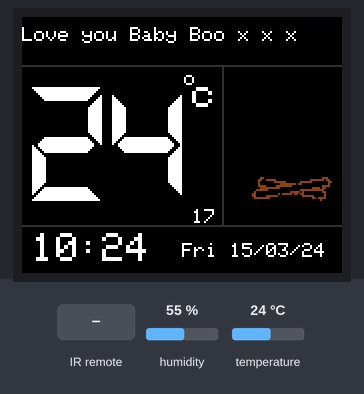
The sketch below on a simulated Arduino Uno, built with avr-gcc and run on an emulated ATmega328P. Parts: 160×128 colour display. The test bench sets the inputs (shaded band); at power-on: temperature 24 °C, humidity 55 %. The local clock reads 2024-03-15 10:24:30 at power-on unless the sketch sets it; the modem accepts every AT command (registered, SIM ready, sends succeed) and sends nothing else; what the sketch prints to the serial monitor is not drawn.

Above: at 7.2 s.
7.3 s: temperature set to 12 °C
At 9.2 s:
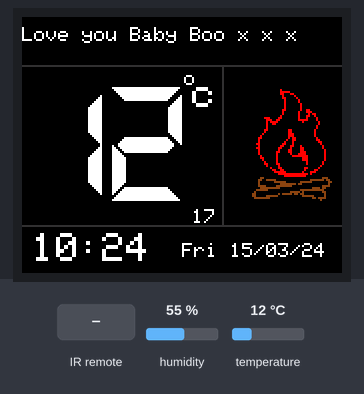
9.6 s: infrared code 0xA13 received
11.1 s: temperature set to 19 °C
At 13.0 s:
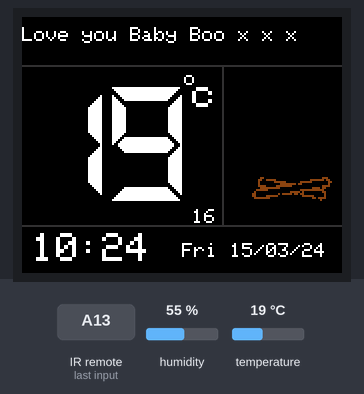
13.7 s: temperature set to 28 °C
At 14.9 s:
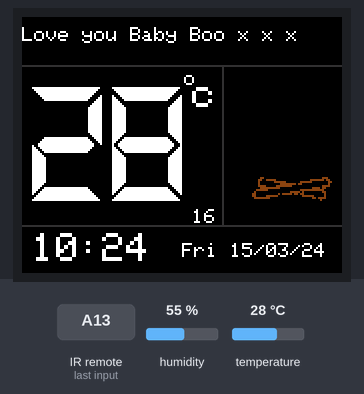
Timing chart, 0 to 16.7 s (numbered marks = the images above; inputs shaded):
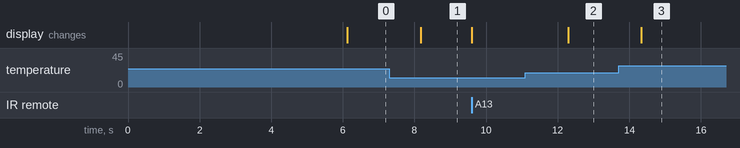

Measured:
- after the input at 7.3 s, the display: changes after 0.87 s (image 1)
- after the input at 11.1 s, the display: changes after 1.2 s (image 2)
- after the input at 13.7 s, the display: changes after 0.63 s (image 3)

The sketch:

Caravan_Thermostat_TX.ino
```cpp
// (licence header left out)
// Setup the includes
#include <SPI.h>
#include <TFT.h>  // Arduino LCD library
#include <dht.h> // DHT11 Library
#include <TimeLib.h>
#include <DS1307RTC.h> // RTC Library
#include <IRremote.h> // IR Library
#include <SoftwareSerial.h>

// Define the pins.

// LCD
#define cs   10
#define dc   9
#define rst  8

// DHT11
#define DHT11PIN 4

// BLE
#define BLERXPIN 2
#define BLETXPIN 3

// IR Receiver
#define IRPIN 5

// Create instances
TFT TFTscreen = TFT(cs, dc, rst);
dht DHT;
IRrecv irrecv(IRPIN);
decode_results results;
SoftwareSerial BTserial(BLERXPIN, BLETXPIN); // RX, TX

// Define Global Variables

char PreviousTemperature[4];
char PreviousHumidity[4];
char CurrentTemperature[4];
char CurrentHumidity[4];
bool HeatingOn = false;
int ReqTemp = 17; // Failsafe incase of powerloss.
int TempStartPointX = 5; //44 Center
int TempStartPointY = 35;
int TimeStartPointX = 5;
int TimeStartPointY = TFTscreen.height() - 20;
int ReqTempStartPointX = TFTscreen.width() - 75;
int ReqTempStartPointY = TFTscreen.height() - 32;
int PreviousHour = 0;
int PreviousMinute = 0;
int BTCheckLoop = 0;
String PreviousDate = "";
uint32_t IRCheckTime = 0;
uint32_t BTCheckTime = 0;

char *MessageOfTheDay[] =
{
  "Love you Baby Boo x x x",

};
char *FamilyName[] =
{
  "Jon",
  "Lisa",
  "Zak",
  "Max",
  "Ty",
};
char *SeasonGreetings[] =
{
  "Merry Christmas",
  "Happy New Year",
  "Happy Birthday",
};


// Define custom include files.
#include "DefineColors.h"
#include "DisplayDigits.h"
#include "CampFireGFX.h"

void setup() {
  Serial.begin(9600);
  setSyncProvider(RTC.get);
  SetupDisplayLayout();
  irrecv.enableIRIn();
  Serial.println("Enter AT commands:");
  BTserial.begin(9600);
  //at("AT+NAMECaravanTX");
  //at("AT+ROLE1");
  //at("AT+RESET");
  delay(1000); // wait a bit, NECESSARY!!
  at("AT+INQ");
  // Master Address 00:15:83:00:84:F7
  // Slave Address 00:15:83:00:83:EE
  //at("Hello World!!");
}

void loop() {
  // Read the Temperature
  ReadTemperature();
  ReadTime();
  CheckIR(); // This has the delay of 2000ms
  //CheckBT(); // This has a delay of 2000ms

}

void CheckBT()
{
  BTCheckLoop++;
  if (BTCheckLoop == 5)
  {
    Serial.println("Trying To Pair");
    at("AT+CONN1");
    Serial.println("Paired");
  }
  BTCheckTime = millis() + 2000;
  while (BTCheckTime > millis())
  {
    if (BTserial.available())
    {
      Serial.write(BTserial.read());
    }

    // Keep reading from Arduino Serial Monitor and send to HC-06
    if (Serial.available())
    {
      BTserial.write(Serial.read());
    }
  }
}
void CheckIR()
{
  IRCheckTime = millis() + 2000;
  while (IRCheckTime > millis())
  {
    if (irrecv.decode(&results)) {
      TFTscreen.setTextSize(1);
      TFTscreen.stroke(Black);
      String TempRequested = "";
      TempRequested += ReqTemp;
      TFTscreen.text(TempRequested.c_str(), ReqTempStartPointX, ReqTempStartPointY);
      Serial.println(results.value, HEX);
      Serial.println(results.value);
      if (results.value == 2579) //Down
      {
        ReqTemp--;
      }
      if (results.value == 530) //Up
      {
        ReqTemp++;
      }
      irrecv.resume(); // Receive the next value
      memset(PreviousTemperature, 0, sizeof(PreviousTemperature));
      memset(PreviousHumidity, 0, sizeof(PreviousHumidity));
      TempRequested = "";
      TempRequested += ReqTemp;
      TFTscreen.stroke(White);
      TFTscreen.text(TempRequested.c_str(), ReqTempStartPointX, ReqTempStartPointY);
    }
  }
}

// Define Functions.
void SetupDisplayLayout() {
  TFTscreen.begin();
  TFTscreen.background(0, 0, 0);
  TFTscreen.stroke(White);
  TFTscreen.setTextSize(1);
  TFTscreen.text("o", TempStartPointX + 76, TempStartPointY - 8);
  String TempRequested = "";
  TempRequested += ReqTemp;
  TFTscreen.text(TempRequested.c_str(), ReqTempStartPointX, ReqTempStartPointY);

  TFTscreen.setTextSize(2);
  TFTscreen.text("c", TempStartPointX + 80, TempStartPointY - 4);
  TFTscreen.text(":", TimeStartPointX + 23, TimeStartPointY);

  TFTscreen.drawLine(0, TFTscreen.height() - 24, TFTscreen.width(), TFTscreen.height() - 24, OffBlack);
  TFTscreen.drawLine(0, 24, TFTscreen.width(), 24, OffBlack);
  TFTscreen.drawLine(TFTscreen.width() - 60, 24, TFTscreen.width() - 60, TFTscreen.height() - 24, OffBlack);
  DrawFire(HeatingOn);
  delay(5000); // wait a bit, NECESSARY!!
}

void ReadTemperature()
{
  int chk = DHT.read11(DHT11PIN);
  switch (chk)
  {
    case DHTLIB_OK:
      double sensorVal = double(DHT.temperature);
      dtostrf(sensorVal, 2, 0, CurrentTemperature);
      if (memcmp(CurrentTemperature, PreviousTemperature, 4) != 0)
      {
        UpdateTemperature();
        // Do we need to turn the heating on?
        if (sensorVal < ReqTemp - 1)  {
          HeatingOn = true;
              at("*HEAT*");
        }
        if (sensorVal >= ReqTemp) {
          HeatingOn = false;
              at("*COOL*");
        }
        DrawFire(HeatingOn);
      }
      sensorVal = double(DHT.humidity);
      dtostrf(sensorVal, 2, 0, CurrentHumidity);
  }
}

void ReadTime()
{
  String TimeToDisplay = "";
  if (PreviousHour != hour())
  {
    TimeToDisplay = "";
    TFTscreen.setTextSize(2);
    TFTscreen.stroke(Black);
    TimeToDisplay += Time2Digit(PreviousHour);
    TFTscreen.text(TimeToDisplay.c_str(), TimeStartPointX, TimeStartPointY);

    TimeToDisplay = "";
    TimeToDisplay += Time2Digit(hour());
    TFTscreen.stroke(White);
    TFTscreen.text(TimeToDisplay.c_str(), TimeStartPointX, TimeStartPointY);

    PreviousHour = hour();
  }
  if (PreviousMinute != minute())
  {
    TimeToDisplay = "";
    TFTscreen.setTextSize(2);
    TFTscreen.stroke(Black);
    TimeToDisplay += Time2Digit(PreviousMinute);
    TFTscreen.text(TimeToDisplay.c_str(), TimeStartPointX + 35, TimeStartPointY);

    TimeToDisplay = "";
    TimeToDisplay += Time2Digit(minute());
    TFTscreen.stroke(White);
    TFTscreen.text(TimeToDisplay.c_str(), TimeStartPointX + 35, TimeStartPointY);

    PreviousMinute = minute();
  }
  if (PreviousDate != CurrentDate())
  {
    TFTscreen.fillRect(TimeStartPointX + 75,  TimeStartPointY + 5, TFTscreen.width(), 23, Black);
    TFTscreen.setTextSize(1);
    TFTscreen.text(CurrentDate().c_str(), TimeStartPointX + 75, TimeStartPointY + 5);
    PreviousDate = CurrentDate();
    // Update Message Of The Day
    UpdateMOTD();
  }
}

void UpdateMOTD()
{
  // We could check for birthdays in here:)
  TFTscreen.setTextSize(1);
  // Need to clear the box out first.
  TFTscreen.fillRect(0, 0, TFTscreen.width(), 23, Black);
  if (day() == 25 && month() == 12)
  {
    TFTscreen.text(SeasonGreetings[0], 0, 5);
  }
  else if (day() == 1 && month() == 1)
  {
    TFTscreen.text(SeasonGreetings[1], 0, 5);
  }
  else if (day() == 17 && month() == 10)
  {
    TFTscreen.text(SeasonGreetings[2], 0, 5);
    TFTscreen.text(FamilyName[0], 90, 5);
  }
  else
  {
    TFTscreen.text(MessageOfTheDay[0], 0, 5);
  }
}
String CurrentDate()
{
  String DateToDisplay = "";
  DateToDisplay += dayShortStr(weekday());
  DateToDisplay += " ";
  DateToDisplay += Time2Digit(day());
  DateToDisplay += "/";
  DateToDisplay += Time2Digit(month());
  DateToDisplay += "/";
  DateToDisplay += Time2Digit(year() - 2000);
  return DateToDisplay;
}
void DrawFire(bool Flame)
{
  //Do we need flame?
  if (Flame)
  {
    TFTscreen.drawBitmap(TFTscreen.width() - 45, 36, CampFireFlames, 40, 44, Red);
  }
  else
  {
    TFTscreen.drawBitmap(TFTscreen.width() - 45, 36, CampFireFlames, 40, 44, Black);
  }
  TFTscreen.drawBitmap(TFTscreen.width() - 45, 80, CampFireLogs, 40, 12, Brown);
}

String Time2Digit(int Number)
{
  String StringToReturn = "";
  if (Number >= 0 && Number < 10) {
    StringToReturn += "0";
  }
  StringToReturn += Number;
  return StringToReturn;
}

void UpdateTemperature()
{
  DisplayDigit(CurrentTemperature[0], 0);
  DisplayDigit(CurrentTemperature[1], 40);
  memcpy(PreviousTemperature, CurrentTemperature, 2);
}

void at(char* cmd) {
  BTserial.write(cmd);
  BTserial.write("\r\n");
  Serial.print(cmd);
  //while (!BTserial.find("OK") || !BTserial.find("Connected")) Serial.print(".");

  Serial.println(" .. OK");
}
```

CampFireGFX.h
```cpp
const unsigned char PROGMEM CampFireFlames[] =
{
  B00000000, B00000010, B00000000, B00000000, B00000000, //               #
  B00000000, B00000011, B11100000, B00000000, B00000000, //               #####
  B00000000, B00000011, B00011000, B00000000, B00000000, //               ##   ##
  B00000000, B00000001, B00000100, B00000000, B00000000, //                #     #
  B00000000, B00000001, B10000010, B00000000, B00000000, //                ##     #
  B00000000, B00000000, B10000001, B00000000, B00000000, //                 #      #
  B00000000, B00000000, B10000001, B00000000, B00000000, //                 #      #
  B00000000, B00000000, B10000000, B10000000, B00000000, //                 #       #
  B00000000, B00000000, B10000000, B10000000, B00000000, //                 #       #
  B00000000, B00000000, B10000000, B10000000, B00000000, //                 #       #
  B00000000, B00000001, B10000000, B10011000, B00000000, //                ##       #  ##
  B00000000, B00000001, B00000001, B00011100, B00000000, //                #       #   ###
  B00000000, B00000001, B00000001, B00001011, B00000000, //                #       #    # ##
  B00000000, B00000010, B00000001, B00011001, B00000000, //               #        #   ##  #
  B00000011, B10000110, B00000001, B00010000, B10000000, //       ###    ##        #   #    #
  B00000001, B11001100, B00000001, B11110000, B10000000, //        ###  ##         #####    #
  B00000001, B01111000, B00000000, B01000000, B01000000, //        # ####            #       #
  B00000001, B00110000, B00000000, B00000000, B01000000, //        #  ##                     #
  B00000001, B00000000, B00000000, B00000000, B10000000, //        #                        #
  B00000001, B00000000, B00000000, B00000000, B10000000, //        #                        #
  B00000011, B00000000, B00110000, B00000001, B00000000, //       ##          ##           #
  B00000010, B00000000, B00110000, B00000001, B00000000, //       #           ##           #
  B00000100, B00000000, B00111000, B00000001, B00000000, //      #            ###          #
  B00001000, B00000000, B00111000, B00000001, B00000000, //     #             ###          #
  B00011000, B00000000, B00101100, B00000000, B10000000, //    ##             # ##          #
  B00010000, B00000000, B01001100, B00000000, B11000000, //    #             #  ##          ##
  B00010000, B00000000, B10001000, B00000000, B01100000, //    #            #   #            ##
  B00110000, B00000001, B10001000, B00000000, B00100000, //   ##           ##   #             #
  B00010000, B00000011, B00011000, B10000000, B00010000, //    #          ##   ##   #          #
  B00110000, B00000110, B00010000, B11000000, B00010000, //   ##         ##    #    ##         #
  B00010000, B00000100, B00110000, B11000000, B00001000, //    #         #    ##    ##          #
  B00010000, B00001100, B00110000, B11100000, B00001000, //    #        ##    ##    ###         #
  B00010000, B00001000, B00010001, B11100000, B00001000, //    #        #      #   ####         #
  B00001000, B00001000, B00001111, B11110000, B00001000, //     #       #       ########        #
  B00001100, B00001000, B00000000, B01110000, B00001000, //     ##      #            ###        #
  B00000100, B00001000, B00000000, B01110000, B00001000, //      #      #            ###        #
  B00000010, B00001000, B00000000, B00010000, B00010000, //       #     #              #       #
  B00000011, B00001100, B00000000, B00010000, B00010000, //       ##    ##             #       #
  B00000001, B00000100, B00000000, B00000000, B00100000, //        #     #                    #
  B00000000, B01000110, B00000000, B00110000, B01000000, //          #   ##           ##     #
  B00000000, B00110011, B00000000, B00100001, B10000000, //           ##  ##          #    ##
  B00000000, B00011111, B10000000, B01000111, B00000000, //            ######        #   ###
  B00000000, B00000111, B11111111, B11110100, B00000000, //              ############### #
  B00000000, B00000000, B11111111, B11100000, B00000000, //                 ###########
};
const unsigned char PROGMEM CampFireLogs[] =
{
  B00001100, B00000000, B00000000, B00000000, B00011100, //     ##                             ###
  B00011001, B11110000, B00000000, B00000111, B11110110, //    ##  #####                 ####### ##
  B00010000, B00011111, B10000000, B11111100, B00000011, //    #       ######       ######        ##
  B00010000, B00000011, B11111101, B10000000, B00000010, //    #          ######## ##             #
  B00011110, B00001111, B11110000, B00000000, B00011110, //    ####     ########               ####
  B00001111, B11111100, B00000000, B00000011, B11011000, //     ##########                #### ##
  B00111111, B00000000, B00000000, B11111111, B11110000, //   ######                ############
  B01000000, B00000000, B00011111, B01000000, B00011000, //  #                 ##### #         ##
  B11000000, B00000101, B11110110, B11000000, B00001000, // ##           # ##### ## ##          #
  B11000001, B11111000, B00000000, B01111110, B00001000, // ##     ######            ######     #
  B01111111, B10000000, B00000000, B00000011, B01111000, //  ########                     ## ####
  B00000000, B00000000, B00000000, B00000000, B00100000, //                                   #
};
```

DefineColors.h
```cpp
// Color definitions
#define Black           0x0000      /*   0,   0,   0 */
#define Navy            0x000F      /*   0,   0, 128 */
#define DarkGreen       0x03E0      /*   0, 128,   0 */
#define DarkCyan        0x03EF      /*   0, 128, 128 */
#define Maroon          0x7800      /* 128,   0,   0 */
#define Purple          0x780F      /* 128,   0, 128 */
#define Olive           0x7BE0      /* 128, 128,   0 */
#define LightGrey       0xC618      /* 192, 192, 192 */
#define DarkGrey        0x7BEF      /* 128, 128, 128 */
#define Blue            0x001F      /*   0,   0, 255 */
#define Green           0x07E0      /*   0, 255,   0 */
#define Cyan            0x07FF      /*   0, 255, 255 */
#define Red             0xF800      /* 255,   0,   0 */
#define Magenta         0xF81F      /* 255,   0, 255 */
#define Yellow          0xFFE0      /* 255, 255,   0 */
#define White           0xFFFF      /* 255, 255, 255 */
#define Orange          0xFD20      /* 255, 165,   0 */
#define GreenYellow     0xAFE5      /* 173, 255,  47 */
#define Pink            0xF81F
#define Brown           0x8A22
#define OffBlack        0x3186
```

DisplayDigits.h
```cpp
void DisplayTop(int Pos, uint16_t Color)
{
  for (uint8_t  i = 0; i <= 6; i++) {
    TFTscreen.drawLine(TempStartPointX + Pos + i, TempStartPointY + i, TempStartPointX + Pos + 33 - i, TempStartPointY + i, Color);
  }
}

void DisplayTopLeft(int Pos, uint16_t Color)
{
  for (int i = 0; i <= 6; i++) {
    TFTscreen.drawLine(TempStartPointX + Pos + i, TempStartPointY + 4 + i, TempStartPointX + Pos + i, TempStartPointY + 28 - i, Color);
  }
}

void DisplayTopRight(int Pos, uint16_t Color)
{
  for (int i = 6; i >= 0; i--) {
    TFTscreen.drawLine(TempStartPointX + Pos + 34 - i, TempStartPointY + 4 + i, TempStartPointX + Pos + 34 - i, TempStartPointY + 28 - i, Color);
  }
}
void DisplayCenter(int Pos, uint16_t Color)
{
  for (int i = 0; i <= 3; i++) {
    TFTscreen.drawLine(TempStartPointX + Pos + 3 + i, TempStartPointY + 29 + i, TempStartPointX + Pos + 30 - i, TempStartPointY + 29 + i, Color);
  }
  for (int i = 3; i >= 0; i--) {
    TFTscreen.drawLine(TempStartPointX + Pos + 3 + i, TempStartPointY + 28 - i, TempStartPointX + Pos + 30 - i, TempStartPointY + 28 - i, Color);
  }

}
void DisplayBottom(int Pos, uint16_t Color)
{
  for (int i = 6; i >= 0; i--) {
    TFTscreen.drawLine(TempStartPointX + Pos + i, TempStartPointY + 56 - i, TempStartPointX + Pos + 33 - i, TempStartPointY + 56 - i, Color);
  }
}
void DisplayBottomLeft(int Pos, uint16_t Color)
{
  for (int i = 0; i <= 6; i++) {
    TFTscreen.drawLine(TempStartPointX + Pos + i, TempStartPointY + 29 + i, TempStartPointX + Pos + i, TempStartPointY + 53 - i, Color);
  }
}

void DisplayBottomRight(int Pos, uint16_t Color)
{
  for (int i = 6; i >= 0; i--) {
    TFTscreen.drawLine(TempStartPointX + Pos + 34 - i, TempStartPointY + 29 + i, TempStartPointX + Pos + 34 - i, TempStartPointY + 53 - i, Color);
  }
}

void Display8(int Pos)
{
  DisplayTop(Pos, White);
  DisplayTopLeft(Pos, White);
  DisplayTopRight(Pos, White);
  DisplayCenter(Pos, White);
  DisplayBottom(Pos, White);
  DisplayBottomLeft(Pos, White);
  DisplayBottomRight(Pos, White);
}

void Display1(int Pos)
{
  Display8(Pos);
  DisplayTop(Pos, Black);
  DisplayTopLeft(Pos, Black);
  DisplayCenter(Pos, Black);
  DisplayBottom(Pos, Black);
  DisplayBottomLeft(Pos, Black);
}
void Display2(int Pos)
{
  Display8(Pos);
  DisplayTopLeft(Pos, Black);
  DisplayBottomRight(Pos, Black);
}

void Display3(int Pos)
{
  Display8(Pos);
  DisplayTopLeft(Pos, Black);
  DisplayBottomLeft(Pos, Black);
}
void Display4(int Pos)
{
  Display8(Pos);
  DisplayTop(Pos, Black);
  DisplayBottomLeft(Pos, Black);
  DisplayBottom(Pos, Black);
}
void Display5(int Pos)
{
  Display8(Pos);
  DisplayTopRight(Pos, Black);
  DisplayBottomLeft(Pos, Black);
}
void Display6(int Pos)
{
  Display8(Pos);
  DisplayTopRight(Pos, Black);
}
void Display7(int Pos)
{
  Display8(Pos);
  DisplayTopLeft(Pos, Black);
  DisplayCenter(Pos, Black);
  DisplayBottomLeft(Pos, Black);
  DisplayBottom(Pos, Black);
}


void Display9(int Pos)
{
  Display8(Pos);
  DisplayBottomLeft(Pos, Black);
}
void Display0(int Pos)
{
  Display8(Pos);
  DisplayCenter(Pos, Black);
}


void DisplayDigit(int DigitToDisplay, int Pos)
{
  switch (DigitToDisplay)
  {
    case 48 : Display0(Pos); break;
    case 49 : Display1(Pos); break;
    case 50 : Display2(Pos); break;
    case 51 : Display3(Pos); break;
    case 52 : Display4(Pos); break;
    case 53 : Display5(Pos); break;
    case 54 : Display6(Pos); break;
    case 55 : Display7(Pos); break;
    case 56 : Display8(Pos); break;
    case 57 : Display9(Pos); break;
  }
}
```
